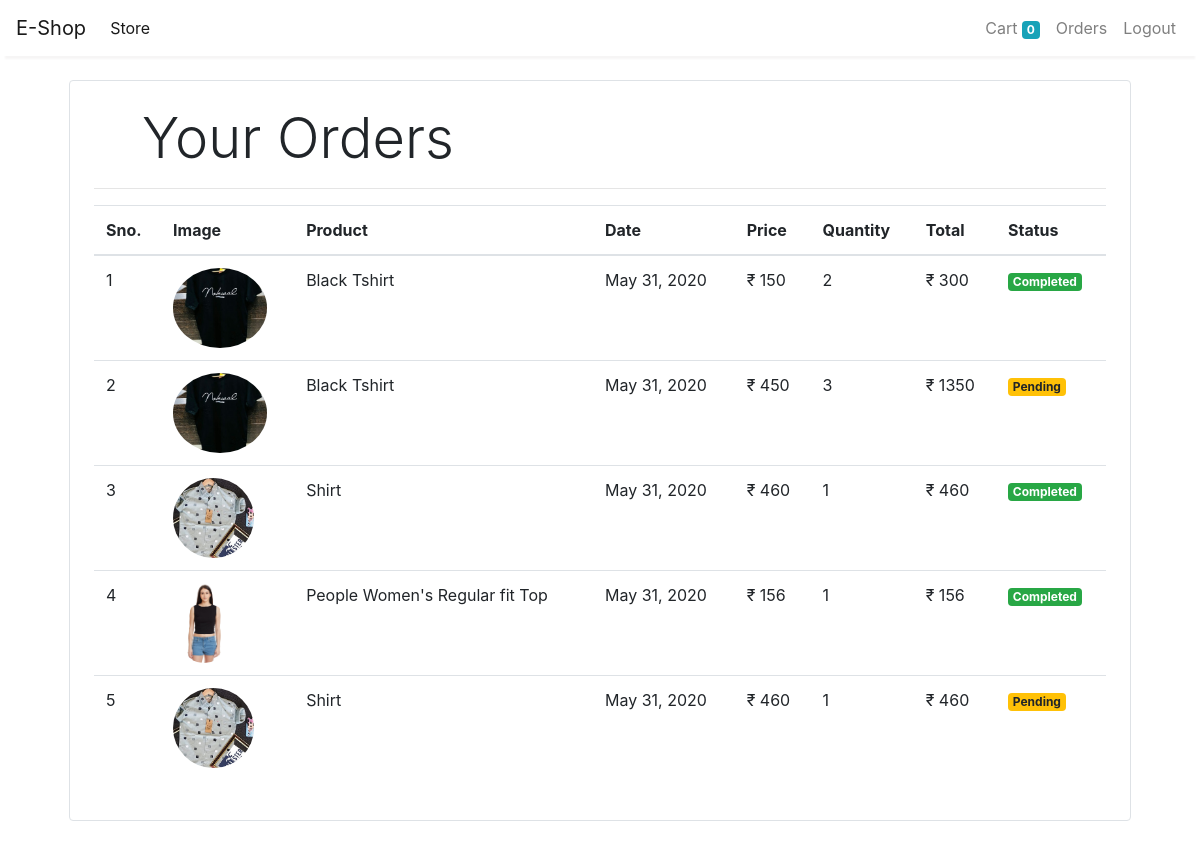
Screenshot of /orders (signed in) with the database file from the repository.
### store/models/orders.py (models this page shows, shortened)
class Order(models.Model):
    product = models.ForeignKey(Product,
                                on_delete=models.CASCADE)
    customer = models.ForeignKey(Customer,
                                 on_delete=models.CASCADE)
    quantity = models.IntegerField(default=1)
    price = models.IntegerField()
    address = models.CharField(max_length=50, default='', blank=True)
    phone = models.CharField(max_length=50, default='', blank=True)
    date = models.DateField(default=datetime.datetime.today)
    status = models.BooleanField(default=False)
    @staticmethod
    def get_orders_by_customer(customer_id):
        return Order.objects.filter(customer=customer_id).order_by('-date')

### store/models/product.py (models this page shows, shortened)
class Product(models.Model):
    name = models.CharField(max_length=50)
    price = models.IntegerField(default=0)
    category = models.ForeignKey(Category, on_delete=models.CASCADE, default=1)
    description = models.CharField(max_length=200, default='' , null=True , blank=True)
    image = models.ImageField(upload_to='uploads/products/')

### store/middlewares/auth.py (the view)
    def middleware(request):
        print(request.session.get('customer'))
        returnUrl = request.META['PATH_INFO']
        print(request.META['PATH_INFO'])
        if not request.session.get('customer'):
           return redirect(f'login?return_url={returnUrl}')
        response = get_response(request)
        return response

### store/templatetags/custom_filter.py (called while the page is built)
@register.filter(name='currency')
def currency(number):
    return "₹ "+str(number)

@register.filter(name='multiply')
def multiply(number , number1):
    return number * number1

### store/views/orders.py (called while the page is built)
    def get(self , request ):
        customer = request.session.get('customer')
        orders = Order.get_orders_by_customer(customer)
        print(orders)
        return render(request , 'orders.html'  , {'orders' : orders})

### store/templates/orders.html
{% extends 'base.html' %}
{% block content %}
{% load cart %}
{% load custom_filter %}
<div class="container">
   <div class="border rounded p-4 m-4">
        <p class="display-4 pl-4 ml-4">Your Orders</p>
        <hr>
        <table class="table">
            <thead>
                <tr>
                    <th>Sno.</th>
                    <th>Image</th>
                    <th>Product</th>
                    <th>Date</th>
                    <th>Price</th>
                    <th>Quantity</th>
                    <th>Total</th>
                    <th>Status</th>
                </tr>
            </thead>
            <tbody>
                {% for order in orders %}
                <tr>
                    <td>{{forloop.counter}}</td>
                    <td><img style="height: 80px;" class="rounded-circle" src="{{order.product.image.url}}" alt=""></td>
                    <td>{{order.product.name}}</td>
                    <td>{{order.date}}</td>
                    <td>{{order.price|currency}}</td>
                    <td>{{order.quantity}}</td>
                    <td>{{order.quantity|multiply:order.price|currency}}</td>
                    {% if order.status %}
                    <td><small class="badge badge-success">Completed</small></td>
                    {%else%}
                    <td><small class="badge badge-warning">Pending</small></td>
                    {% endif %}
                </tr>
                {% endfor %}
            </tbody>
        </table>
   </div>
</div>
{% endblock %}

### store/templates/base.html (shortened to what this page needs)
<!doctype html>
<html lang="en">
<head>
  <link rel="stylesheet" href="https://maxcdn.bootstrapcdn.com/bootstrap/4.0.0/css/bootstrap.min.css"
>
</head>
<body>
  <nav class="one-edge-shadow
  sticky-top navbar
  navbar-expand-lg
   navbar-light bg-white">
    <a class="navbar-brand" href="/">E-Shop</a>
    <div class="collapse navbar-collapse" id="navbarSupportedContent">
      <ul class="navbar-nav mr-auto">
        <li class="nav-item active">
          <a class="nav-link" href="/store">Store <span class="sr-only">(current)</span></a>
        </li>
      </ul>
      <ul class=" navbar-nav my-2 my-lg-0">
        <li class="nav-item ">
          <a class="nav-link" href="/cart">Cart
            <span class="badge badge-info">{{request.session.cart.keys|length}}</span>
            <span class="sr-only">(current)</span></a>
        </li>
        {% if request.session.customer %}
        <li class="nav-item ">
          <a class="nav-link" href="/orders">Orders<span class="sr-only">(current)</span></a>
        </li>
        <li class="nav-item ">
          <a class="nav-link" href="/logout">Logout<span class="sr-only">(current)</span></a>
        </li>
        {% endif %}
      </ul>
    </div>
  </nav>
    {% block content %}{% endblock %}
</body>
</html>

### store/templates/base.html (style rules this page uses)
nav { background-color: white; }
.one-edge-shadow { box-shadow: 0 8px 2px -5px rgb(246, 245, 245); }

### rows the page displays
Order: product.image (picture), product.name "Black Tshirt", date "May 31, 2020", price "₹ 150", quantity "2", quantity|multiply "₹ 300", status "Completed"
Order: product.image (picture), product.name "Black Tshirt", date "May 31, 2020", price "₹ 450", quantity "3", quantity|multiply "₹ 1350", status "Pending"
Order: product.image (picture), product.name "Shirt", date "May 31, 2020", price "₹ 460", quantity "1", quantity|multiply "₹ 460", status "Completed"
Order: product.image (picture), product.name "People Women's Regular fit Top", date "May 31, 2020", price "₹ 156", quantity "1", quantity|multiply "₹ 156", status "Completed"
Order: product.image (picture), product.name "Shirt", date "May 31, 2020", price "₹ 460", quantity "1", quantity|multiply "₹ 460", status "Pending"

### other values shown
{{ request.session.cart.keys|length }} "0"
